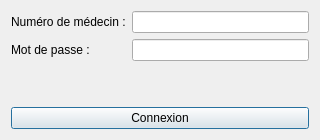
<?xml version="1.0" encoding="UTF-8"?>
<ui version="4.0">
 <class>connexionDialog</class>
 <widget class="QDialog" name="connexionDialog">
  <property name="geometry">
   <rect>
    <x>0</x>
    <y>0</y>
    <width>320</width>
    <height>140</height>
   </rect>
  </property>
  <property name="minimumSize">
   <size>
    <width>320</width>
    <height>140</height>
   </size>
  </property>
  <property name="maximumSize">
   <size>
    <width>320</width>
    <height>140</height>
   </size>
  </property>
  <property name="windowTitle">
   <string>Dialog</string>
  </property>
  <layout class="QVBoxLayout" name="verticalLayout">
   <item>
    <layout class="QFormLayout" name="formLayout">
     <property name="fieldGrowthPolicy">
      <enum>QFormLayout::AllNonFixedFieldsGrow</enum>
     </property>
     <item row="0" column="0">
      <widget class="QLabel" name="label_userLogin">
       <property name="text">
        <string>Numéro de médecin :</string>
       </property>
      </widget>
     </item>
     <item row="0" column="1">
      <widget class="QLineEdit" name="lineEdit_userLogin">
       <property name="inputMethodHints">
        <set>Qt::ImhDigitsOnly</set>
       </property>
      </widget>
     </item>
     <item row="1" column="0">
      <widget class="QLabel" name="label_userPassword">
       <property name="text">
        <string>Mot de passe :</string>
       </property>
      </widget>
     </item>
     <item row="1" column="1">
      <widget class="QLineEdit" name="lineEdit_userPassword">
       <property name="echoMode">
        <enum>QLineEdit::Password</enum>
       </property>
      </widget>
     </item>
    </layout>
   </item>
   <item>
    <spacer name="verticalSpacer">
     <property name="orientation">
      <enum>Qt::Vertical</enum>
     </property>
     <property name="sizeHint" stdset="0">
      <size>
       <width>20</width>
       <height>28</height>
      </size>
     </property>
    </spacer>
   </item>
   <item>
    <layout class="QHBoxLayout" name="horizontalLayout">
     <property name="topMargin">
      <number>0</number>
     </property>
     <item>
      <widget class="QPushButton" name="pushButton">
       <property name="text">
        <string>Connexion</string>
       </property>
      </widget>
     </item>
    </layout>
   </item>
  </layout>
 </widget>
 <resources/>
 <connections/>
</ui>
